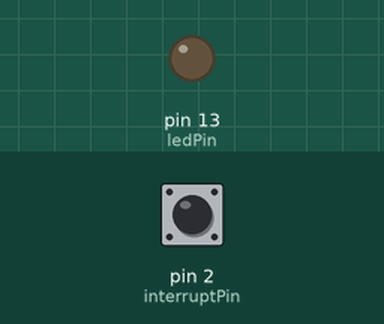
This sketch was run on a simulated Arduino Uno, built with avr-gcc and run on an emulated ATmega328P. Parts: output pins drawn as LEDs (lit = HIGH). Inputs (shaded band) come from the test bench; at power-on: pin 2 (interruptPin) HIGH.

Above: at 1.2 s.
1.3 s: pin 2 (interruptPin) pulled LOW for 0.15 s
At 1.7 s:
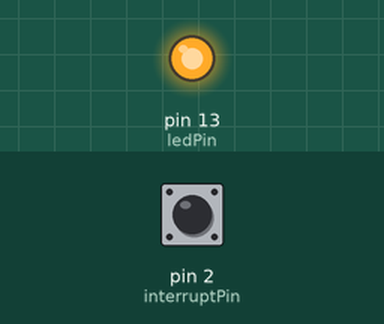
2.9 s: pin 2 (interruptPin) pulled LOW for 1 s
At 4.2 s:
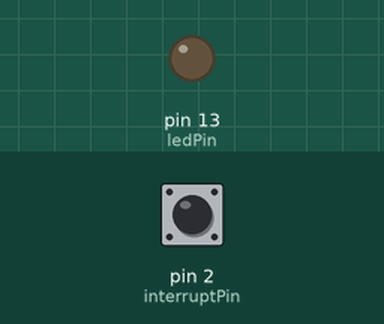
5.4 s: pin 2 (interruptPin) pulled LOW for 3.2 s
At 6.1 s:
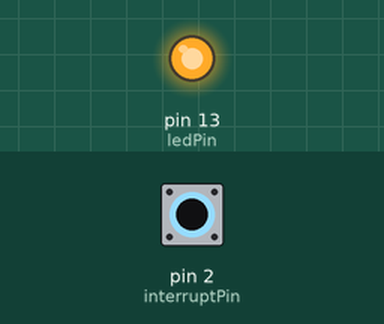
Timing chart, 0 to 8.4 s (numbered marks = the images above; inputs shaded):
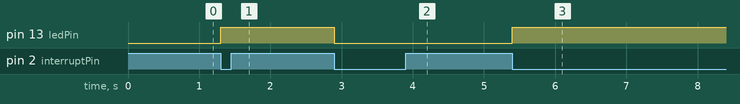

The sketch:

hardware_Int.ino
```cpp
const byte ledPin = 13;
const byte interruptPin = 2;
volatile byte state = LOW;
int flag=0;
void setup() {
  pinMode(ledPin, OUTPUT);
  pinMode(interruptPin, INPUT_PULLUP);
  attachInterrupt(digitalPinToInterrupt(interruptPin), blink, FALLING);
}

void loop() {
  digitalWrite(ledPin, state);
  if(flag==1){
 flag=0;
 Serial.println("Interupt");
  }
}

void blink() {
  flag=1;
  state = !state;
}
```

Measured:
- after the input at 1.3 s, pin 13 (ledPin): LOW → HIGH at once
- after the input at 2.9 s, pin 13 (ledPin): HIGH → LOW at once
- after the input at 5.4 s, pin 13 (ledPin): LOW → HIGH at once
